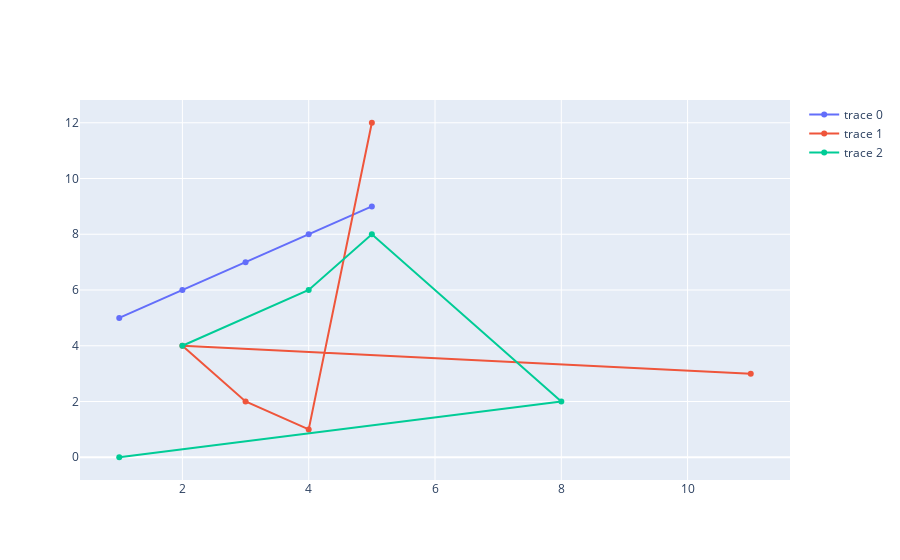

Notebook source saved alongside this figure:
### Code cell
fig.add_trace(go.Scatter(x=x1,y=y1))
fig.add_trace(go.Scatter(x=x2,y=y2))
fig.add_trace(go.Scatter(x=x3,y=y3))

### Figure 1 — Plotly figure (JSON) as saved in the notebook; plotly's stock layout.template omitted (floating-point values rounded to 4 significant figures)
{"data": [{"type": "scatter", "x": [1, 2, 3, 4, 5], "y": [5, 6, 7, 8, 9]}, {"type": "scatter", "x": [11, 2, 3, 4, 5], "y": [3, 4, 2, 1, 12]}, {"type": "scatter", "x": [2, 4, 5, 8, 1], "y": [4, 6, 8, 2, 0]}], "layout": {}}
